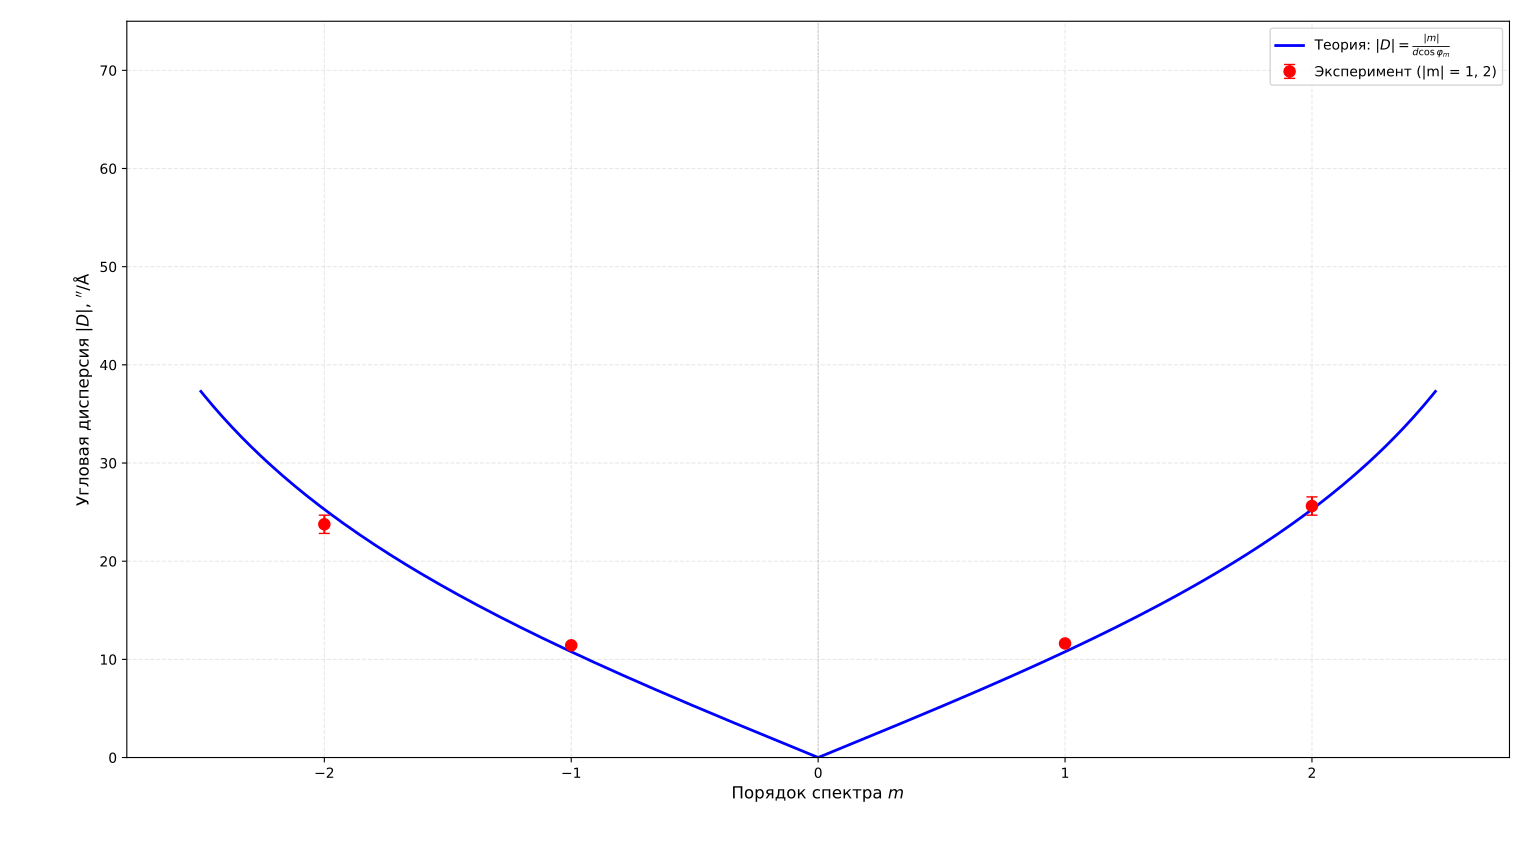

Reproduce this figure in Python.
import numpy as np
import matplotlib.pyplot as plt

# Параметры
d = 2000.0  # период решётки, нм (500 штр/мм)
lambda_avg = 578.05  # средняя длина волны жёлтого дублета, нм

# Экспериментальные данные (модуль дисперсии, все значения положительные)
m_exp = np.array([-2, -1, 1, 2])
D_exp = np.array([23.76, 11.43, 11.62, 25.62])  # "/Å (по модулю)
D_err = np.array([0.93, 0.10, 0.10, 0.93])

# Теоретическая дисперсия (по модулю): |D| = |m| / (d * cos(phi)) в "/Å
def D_theory_abs(m, d, lam):
    """Модуль теоретической угловой дисперсии в "/Å"""
    factor = 206265 / 10  # рад/нм -> "/Å
    m_abs = np.abs(m)
    return factor * m_abs / np.sqrt(d**2 - (m_abs * lam)**2)

# Плавная кривая для положительной ветви [0; 2.5]
m_pos = np.linspace(0, 2.5, 200)
D_pos = D_theory_abs(m_pos, d, lambda_avg)

# Отрицательная ветвь — зеркальное отражение относительно оси Y
m_neg = -m_pos
D_neg = D_pos  # D(-m) = D(m)

# Построение графика
fig, ax = plt.subplots(figsize=(9, 6))

# Теоретическая кривая: положительная ветвь
ax.plot(m_pos, D_pos, 'b-', linewidth=2, label='Теория: $|D| = \\frac{|m|}{d\\cos\\varphi_m}$')

# Теоретическая кривая: отрицательная ветвь (отражение)
ax.plot(m_neg, D_neg, 'b-', linewidth=2)

# Экспериментальные точки с погрешностями
ax.errorbar(m_exp, D_exp, yerr=D_err, fmt='ro', capsize=4, 
            label='Эксперимент (|m| = 1, 2)', markersize=8, linewidth=1.5)

# Вертикальная линия m = 0
ax.axvline(0, color='gray', linewidth=0.5, linestyle='--', alpha=0.5)

# Оформление
ax.set_xlabel('Порядок спектра $m$', fontsize=12)
ax.set_ylabel('Угловая дисперсия $|D|$, $^{\prime\prime}$/Å', fontsize=12)
# ax.set_title('Зависимость модуля угловой дисперсии от порядка спектра', fontsize=14, pad=15)
ax.grid(True, alpha=0.3, linestyle='--')
ax.legend(fontsize=10)
ax.set_xlim(-2.8, 2.8)
ax.set_ylim(0, 75)  # только положительные значения

# Подпись параметров
# textstr = f'Параметры:\n$d = {d/1000:.2f}$ мкм\n$\\lambda = {lambda_avg}$ нм'
# props = dict(boxstyle='round', facecolor='wheat', alpha=0.3)
# ax.text(0.02, 0.98, textstr, transform=ax.transAxes, fontsize=9,
#         verticalalignment='top', bbox=props)

plt.tight_layout()
plt.show()

# Численные значения для отчёта
print("="*60)
print("ЗНАЧЕНИЯ ДЛЯ ГРАФИКА")
print("="*60)
print(f"\nТеоретические значения |D|:")
for m in [-2, -1, 1, 2]:
    print(f"  m = {m:+d}: |D| = {D_theory_abs(m, d, lambda_avg):.2f} ″/Å")

print(f"\nЭкспериментальные значения:")
for m, D, err in zip(m_exp, D_exp, D_err):
    print(f"  m = {m:+d}: |D| = {D:.2f} ± {err:.2f} ″/Å")
